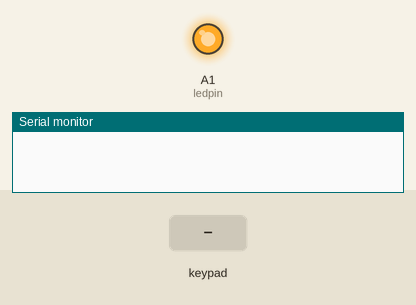
Recording of a sketch running on a simulated Arduino Uno, built with avr-gcc and run on an emulated ATmega328P. On the bench: output pins drawn as LEDs (lit = HIGH), the last lines printed to the serial monitor. The inputs (shaded band) are chosen by the test bench.

Above: at 1.2 s.
1.3 s: keypad keys 5 4 3 2 * pressed 0.4 s apart
At 3.3 s:
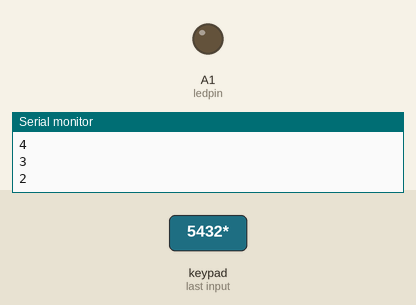
4.8 s: key '#' pressed
At 5.8 s:
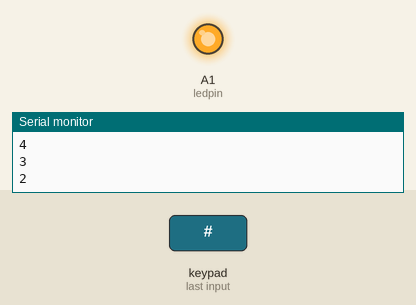
6.3 s: key '*' pressed
At 7.1 s:
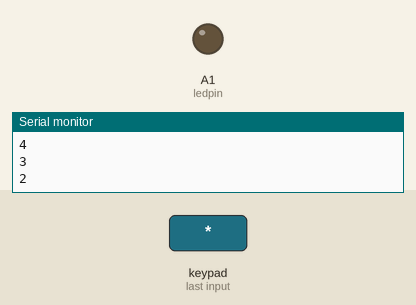
Timing chart, 0 to 9.3 s (numbered marks = the images above; inputs shaded):
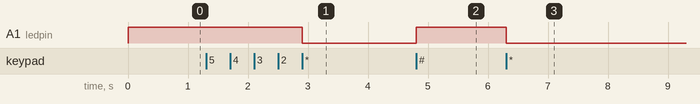

The sketch:

Keypad.ino
```cpp
/*  Keypadtest.pde
 *
 *  Demonstrate the simplest use of the  keypad library.
 *
 *  The first step is to connect your keypad to the
 *  Arduino  using the pin numbers listed below in
 *  rowPins[] and colPins[]. If you want to use different
 *  pins then  you  can  change  the  numbers below to
 *  match your setup.
 *
 */
#include <Keypad.h>

const byte ROWS = 4; // Four rows
const byte COLS = 3; // Three columns
// Define the Keymap
char keys[ROWS][COLS] = {
  {'1','2','3'},
  {'4','5','6'},
  {'7','8','9'},
  {'#','0','*'}
};
// Connect keypad ROW0, ROW1, ROW2 and ROW3 to these Arduino pins.
byte rowPins[ROWS] = { 5, 4, 3, 2 };
// Connect keypad COL0, COL1 and COL2 to these Arduino pins.
byte colPins[COLS] = { 8, 7, 6 };

// Create the Keypad
Keypad kpd = Keypad( makeKeymap(keys), rowPins, colPins, ROWS, COLS );

#define ledpin A1

void setup()
{
  pinMode(ledpin,OUTPUT);
  digitalWrite(ledpin, HIGH);
  Serial.begin(9600);
}

void loop()
{
  char key = kpd.getKey();
  if(key)  // Check for a valid key.
  {
    switch (key)
    {
      case '*':
        digitalWrite(ledpin, LOW);
        break;
      case '#':
        digitalWrite(ledpin, HIGH);
        break;
      default:
        Serial.println(key);
    }
  }
}
```

Measured:
- after the input at 1.3 s, A1 (ledpin): HIGH → LOW after 1.6 s
- after the input at 4.8 s, A1 (ledpin): LOW → HIGH at once
- after the input at 6.3 s, A1 (ledpin): HIGH → LOW at once
